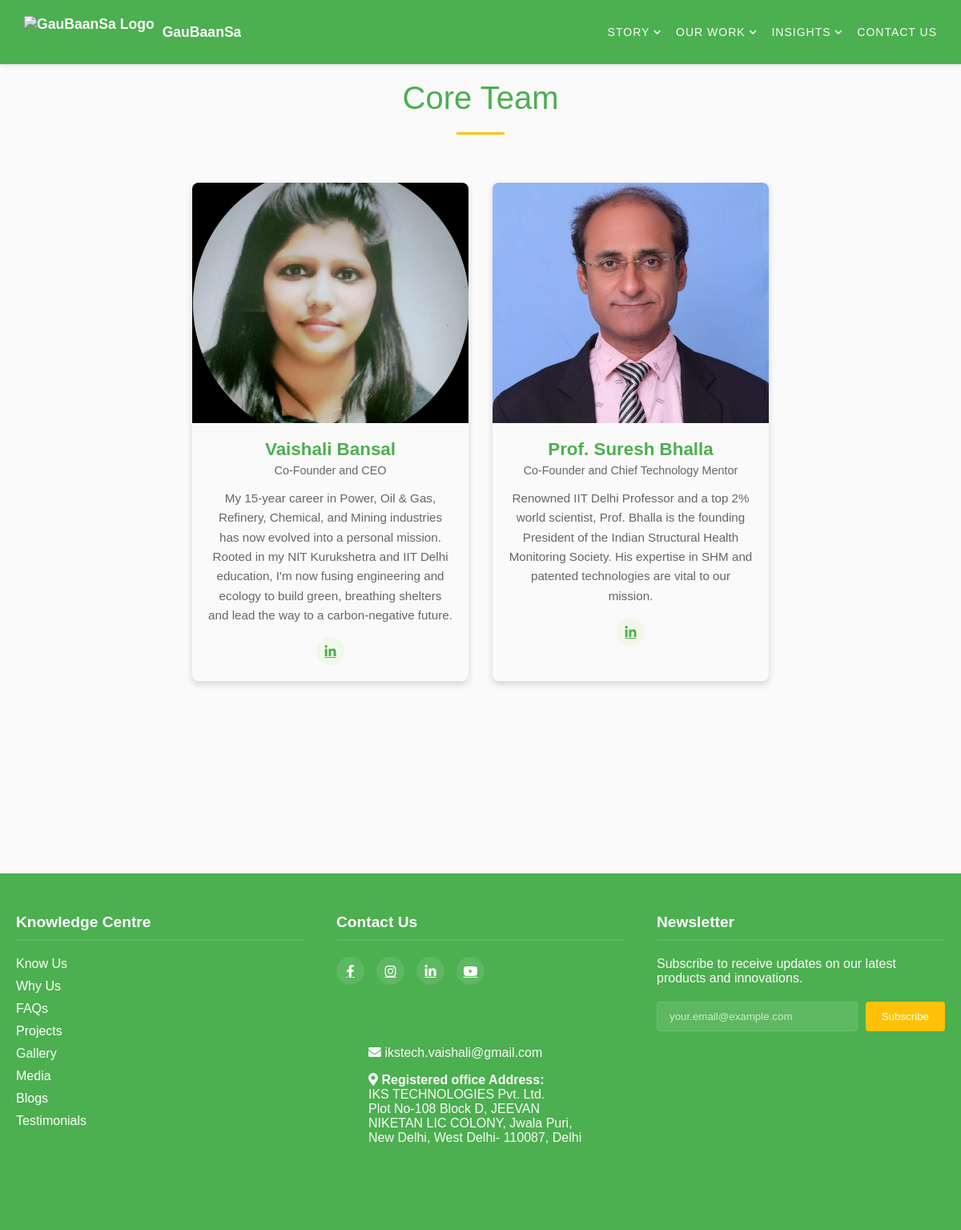
/about, run on the app's committed database.
### app.py (models this page shows)
class TeamMember(db.Model):
    id = db.Column(db.Integer, primary_key=True)
    name = db.Column(db.String(100), nullable=False)
    position = db.Column(db.String(100), nullable=False)
    bio = db.Column(db.Text, nullable=False)
    image = db.Column(db.String(200), nullable=False)
    linkedin_url = db.Column(db.String(200), nullable=True)
    twitter_url = db.Column(db.String(200), nullable=True)

### app.py (the view)
@app.route("/about")
def about():
    team_members = TeamMember.query.order_by(TeamMember.id).all()
    title = "About GauBaanSa | Our Mission for Green Construction"
    description = "Meet the team behind GauBaanSa, co-founded by an IIT Delhi professor. Learn about our mission to revolutionize the construction industry with eco-friendly materials."
    return render_template("about.html", title=title, team_members=team_members, meta_description=description)

### app.py (called while the page is built)
@app.before_request
def handle_canonical_domain():
    if request.host == 'ikstech.co.in':
        new_url = request.url.replace('//ikstech.co.in', '//www.ikstech.co.in', 1)
        return redirect(new_url, code=301)

@app.context_processor
def inject_global_vars():
    return dict(
        cache_buster=int(time.time()),
        request=request,
        default_og_image=url_for('static', filename='images/logo.png', _external=True)
    )

### templates/about.html (shortened to what this page needs)
{% extends "base.html" %}
{% block content %}
<div class="about-page">
    <h1>Core Team</h1>
    <div class="team-section">
        <div class="team-grid">
            {% for member in team_members %}
            <div class="team-member">
                <div class="team-member-image">
                    <img src="{{ url_for('static', filename=member.image) }}" alt="{{ member.name }}">
                </div>
                <div class="team-member-info">
                    <h3 class="team-member-name">{{ member.name }}</h3>
                    <div class="team-member-position">{{ member.position }}</div>
                    <p class="team-member-bio">{{ member.bio }}</p>
                    <div class="team-member-social">
                        {% if member.linkedin_url %}
                        <a href="{{ member.linkedin_url }}"><i class="fab fa-linkedin-in"></i></a>
                        {% endif %}
                    </div>
                </div>
            </div>
            {% endfor %}
        </div>
    </div>
</div>
{% endblock %}

### templates/base.html (shortened to what this page needs)
<!DOCTYPE html>
<html lang="en">
<head>
    <link rel="stylesheet" href="{{ url_for('static', filename='css/style.css', v=cache_buster) }}">
    <link rel="stylesheet" href="https://cdnjs.cloudflare.com/ajax/libs/font-awesome/5.15.4/css/all.min.css">
</head>
<body class="{% block body_class %}{% endblock %}">
    <nav class="main-nav">
        <a href="{{ url_for('home') }}" class="nav-logo">
            <img src="{{ url_for('static', filename='images/logo.png') }}" alt="GauBaanSa Logo">
            <span>GauBaanSa</span>
        </a>
        <div class="nav-links-container" id="nav-links-container">
            <div class="dropdown">
                <button type="button" class="dropdown-toggle" aria-expanded="false">STORY<i class="fas fa-chevron-down"></i></button>
            </div>
            <div class="dropdown">
                <button type="button" class="dropdown-toggle" aria-expanded="false">OUR WORK<i class="fas fa-chevron-down"></i></button>
            </div>
            <div class="dropdown">
                <button type="button" class="dropdown-toggle" aria-expanded="false">INSIGHTS<i class="fas fa-chevron-down"></i></button>
            </div>
            <a href="{{ url_for('contact') }}">Contact Us</a>
        </div>
    </nav>
    <main>
        {% block content %}
        {% endblock %}
    </main>
    <footer class="site-footer">
        <div class="footer-container">
            <div class="footer-section">
                <h3>Knowledge Centre</h3>
                <ul>
                    <li><a href="{{ url_for('about') }}">Know Us</a></li>
                    <li><a href="{{ url_for('why_natural') }}">Why Us</a></li>
                    <li><a href="{{ url_for('faq') }}">FAQs</a></li>
                    <li><a href="{{ url_for('projects_page') }}">Projects</a></li>
                    <li><a href="{{ url_for('gallery') }}">Gallery</a></li>
                    <li><a href="{{ url_for('media') }}">Media</a></li>
                    <li><a href="{{ url_for('blog') }}">Blogs</a></li>
                    <li><a href="{{ url_for('reviews') }}">Testimonials</a></li>
                </ul>
            </div>
            <div class="footer-section">
                <h3>Contact Us</h3>
                <div class="social-icons">
                    <a href="#" aria-label="Facebook"><i class="fab fa-facebook-f"></i></a>
                    <a href="#" aria-label="Instagram"><i class="fab fa-instagram"></i></a>
                    <a href="https://www.linkedin.com/in/vaishali-bansal-5270b673/" target="_blank" rel="noopener noreferrer" aria-label="LinkedIn"><i class="fab fa-linkedin-in"></i></a>
                    <a href="#" aria-label="YouTube"><i class="fab fa-youtube"></i></a>
                </div>
                <div class="contact-info">
                    <p><i class="fas fa-envelope"></i> ikstech.vaishali@gmail.com</p>
                    <p>
                        <i class="fas fa-map-marker-alt"></i> <strong>Registered office Address:</strong><br>
                        IKS TECHNOLOGIES Pvt. Ltd.<br>
                        Plot No-108 Block D, JEEVAN NIKETAN LIC COLONY, Jwala Puri, New Delhi, West Delhi- 110087, Delhi
                    </p>
                </div>
            </div>
            <div class="footer-section">
                <h3>Newsletter</h3>
                <p>Subscribe to receive updates on our latest products and innovations.</p>
                <form id="newsletter-form" class="newsletter-form" onsubmit="handleSubscription(event)">
                    <input type="email" id="newsletter-email" placeholder="your.email@example.com" required>
                    <button type="submit">Subscribe</button>
                </form>
            </div>
        </div>
    </footer>
</body>
</html>

### static/css/style.css (style rules this page uses)
html { box-sizing: border-box; }
*, *:before, *:after { box-sizing: inherit; }
.site-footer { background-color: var(--primary); color: var(--white); padding: 50px 0; margin-top: 100px; }
html { scroll-behavior: smooth; }
body { font-family: 'Montserrat', Arial, sans-serif; margin: 0; padding: 0; background-color: var(--white); color: var(--text-dark); }
main { padding-top: 100px; }
h1, h2, h3 { color: var(--primary); margin: 0 0 var(--spacing-md); transition: all 0.3s ease; }
h1 { font-size: 2.5em; font-weight: 300; text-align: center; position: relative; animation: fadeInUp 1s ease-out; }
h1:after { content: ''; display: block; width: 60px; height: 3px; background: var(--secondary); margin: var(--spacing-md) auto; animation: fadeIn 1.5s ease-out 0.5s both; }
h3 { transition: color 0.3s ease, transform 0.3s ease; }
.card, .blog-card, .team-member, .service-card { background: var(--white); border-radius: 8px; overflow: hidden; box-shadow: var(--shadow-md); transition: all 0.4s cubic-bezier(0.175, 0.885, 0.32, 1.275); position: relative; }
.card::before, .blog-card::before, .team-member::before, .service-card::before { content: ''; position: absolute; top: 0; left: -100%; width: 100%; height: 100%; background: linear-gradient(90deg, transparent, rgba(255,255,255,0.4), transparent); transition: left 0.5s; }
.products-grid, .blog-grid, .gallery-grid, .team-grid, .services-grid { grid-template-columns: repeat(auto-fill, minmax(300px, 1fr)); }
.main-nav { background-color: var(--primary); padding: var(--spacing-md) var(--spacing-lg); position: fixed; width: 100%; top: 0; left: 0; z-index: 1000; box-shadow: var(--shadow-sm); display: flex; justify-content: space-between; align-items: center; }
.nav-links-container { display: flex; align-items: center; gap: 18px; }
.nav-links-container > a, .dropdown-toggle { text-decoration: none; color: var(--white); font-weight: 500; text-transform: uppercase; letter-spacing: 1px; font-size: 14px; transition: color 0.3s ease; }
.main-nav .nav-logo { display: flex; align-items: center; gap: 10px; font-weight: 700; font-size: 1.1em; text-transform: none; letter-spacing: normal; color: var(--white); text-decoration: none; transition: color 0.3s ease; }
.nav-logo img { height: 40px; transition: transform 0.4s cubic-bezier(0.175, 0.885, 0.32, 1.275); }
.dropdown { position: relative; display: inline-block; }
.dropdown-toggle { display: flex; align-items: center; gap: 5px; background: none; border: none; padding: 0; font-family: inherit; cursor: pointer; }
.dropdown-toggle i { font-size: 10px; transition: transform 0.3s ease; }
.main-nav .nav-logo, .nav-links-container > a, .dropdown-toggle { position: relative; overflow: hidden; }
.main-nav .nav-logo::after, .nav-links-container > a::after, .dropdown-toggle::after { content: ''; position: absolute; bottom: 0; left: -100%; width: 100%; height: 2px; background: var(--secondary); transition: left 0.3s ease-out; }
.footer-container { max-width: 1200px; margin: 0 auto; display: grid; grid-template-columns: repeat(3, 1fr); gap: 40px; padding: 0 20px; }
.footer-section h3 { color: white; font-size: 1.2em; margin-bottom: 20px; padding-bottom: 10px; border-bottom: 2px solid rgba(255, 255, 255, 0.1); }
.footer-section ul { list-style: none; padding: 0; margin: 0; }
.footer-section ul li { margin-bottom: 10px; }
.footer-section ul li a { color: white; text-decoration: none; transition: color 0.3s ease; }
.social-icons { display: flex; gap: 15px; margin-bottom: 20px; }
.social-icons a { color: white; background: rgba(255, 255, 255, 0.1); width: 35px; height: 35px; border-radius: 50%; display: flex; align-items: center; justify-content: center; transition: all 0.3s ease; }
.newsletter-form { display: flex; gap: 10px; margin-top: 20px; }
.newsletter-form input { flex: 1; padding: 10px 15px; border: 1px solid rgba(255, 255, 255, 0.1); background: rgba(255, 255, 255, 0.1); border-radius: 4px; color: white; }
.newsletter-form input::placeholder { color: rgba(255, 255, 255, 0.7); }
.newsletter-form button { padding: 10px 20px; background: var(--secondary); border: none; border-radius: 4px; color: white; cursor: pointer; transition: background-color 0.3s ease; }

### static/css/components/_base.css (style rules this page uses)
html { scroll-behavior: smooth; }
body { font-family: 'Montserrat', Arial, sans-serif; margin: 0; padding: 0; background-color: var(--white); color: var(--text-dark); }

### static/css/components/about.css (style rules this page uses)
.about-page { max-width: 800px; margin: 0 auto; padding: 0 20px 80px; }

### data on the page
TeamMember: image (picture), name "Vaishali Bansal", position "Co-Founder and CEO", bio "My 15-year career in Power, Oil & Gas, Refinery, Chemical, and Mining industries has now evolved into a personal mission. Rooted in my NIT Kurukshetra and IIT Delhi education, I'm now fusing engineering and ecology to build green, breathing shelters and lead the way to a carbon-negative future."
TeamMember: image (picture), name "Prof. Suresh Bhalla", position "Co-Founder and Chief Technology Mentor", bio "Renowned IIT Delhi Professor and a top 2% world scientist, Prof. Bhalla is the founding President of the Indian Structural Health Monitoring Society. His expertise in SHM and patented technologies are vital to our mission."
